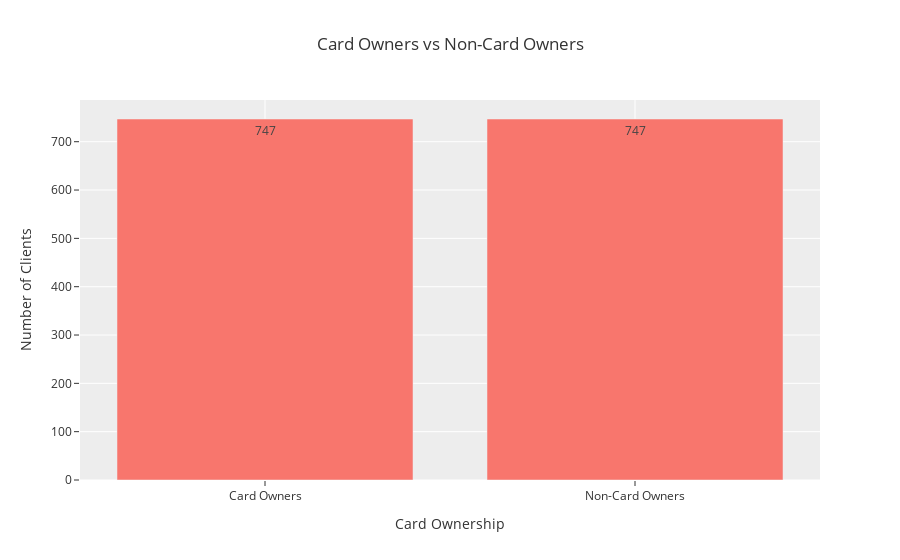

This figure's notebook cell:
### Markdown cell above
### Cardholders vs Non-Cardholders

### Code cell
fig = go.Figure()

fig.add_trace(go.Bar(
    x=['Card Owners', 'Non-Card Owners'],
    y=[client_df[client_df['has_card'] == True].shape[0], client_df[client_df['has_card'] == False].shape[0]],
    text=[card_owners.shape[0], non_card_owners.shape[0]],
    textposition='auto'
))

fig.update_layout(
    title='Card Owners vs Non-Card Owners',
    xaxis_title='Card Ownership',
    yaxis_title='Number of Clients'
)

fig.show()

### Figure 1 — Plotly figure (JSON) as saved in the notebook; plotly's stock layout.template omitted (floating-point values rounded to 4 significant figures)
{"data": [{"text": ["747", "747"], "textposition": "auto", "type": "bar", "x": ["Card Owners", "Non-Card Owners"], "y": [747, 747]}], "layout": {"title": {"text": "Card Owners vs Non-Card Owners"}, "xaxis": {"title": {"text": "Card Ownership"}}, "yaxis": {"title": {"text": "Number of Clients"}}}}
